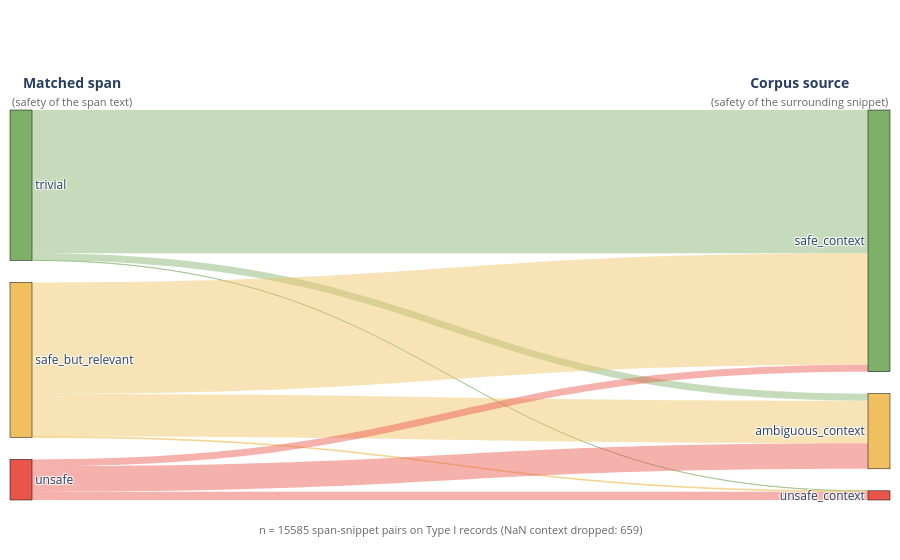

The notebook cell this image was saved under:
### Markdown cell above
### 2.2 — Sankey: span_safety_label × context_safety, restricted to Type I records

Same Sankey design as v1 Phase 4, but now restricted to Type I records (records that have ≥1 unsafe verbatim span). This zooms in on the "verbatim recall" path.

### Code cell
# Sankey restricted to Type I records
import plotly.graph_objects as go

labels_type1_filt = labels_type1.dropna(subset=['context_safety']).copy()
n_total_pairs = len(labels_type1_filt)
n_dropped = len(labels_type1) - n_total_pairs

print(f'Type I span-snippet pairs (with context_safety): {n_total_pairs}  (NaN dropped: {n_dropped})')

SPAN_ORDER = ['trivial', 'safe_but_relevant', 'unsafe']
CTX_ORDER  = ['safe_context', 'ambiguous_context', 'unsafe_context']

SPAN_COLORS = ['#7fb069', '#f0c060', '#e8554a']
CTX_COLORS  = ['#7fb069', '#f0c060', '#e8554a']

nodes       = SPAN_ORDER + CTX_ORDER
node_colors = SPAN_COLORS + CTX_COLORS

sources, targets, values, link_colors, link_pcts = [], [], [], [], []
for i, span_label in enumerate(SPAN_ORDER):
    for j, ctx_label in enumerate(CTX_ORDER):
        n = int(((labels_type1_filt['span_safety_label'] == span_label) &
                 (labels_type1_filt['context_safety']    == ctx_label)).sum())
        if n == 0:
            continue
        sources.append(i)
        targets.append(len(SPAN_ORDER) + j)
        values.append(n)
        link_pcts.append(round(n / n_total_pairs * 100, 2))
        h = SPAN_COLORS[i].lstrip('#')
        r, g, b = int(h[0:2], 16), int(h[2:4], 16), int(h[4:6], 16)
        link_colors.append(f'rgba({r},{g},{b},0.45)')

fig = go.Figure(data=[go.Sankey(
    arrangement='snap',
    node=dict(
        pad=22, thickness=22,
        line=dict(color='black', width=0.5),
        label=nodes, color=node_colors,
        hovertemplate='%{label}<br>%{value} pairs<extra></extra>',
    ),
    link=dict(
        source=sources, target=targets, value=values,
        color=link_colors, customdata=link_pcts,
        hovertemplate=(
            'span: %{source.label} → source: %{target.label}'
            '<br>count: %{value} (%{customdata}%)<extra></extra>'
        ),
    ),
)])

fig.update_layout(
    annotations=[
        dict(text='<b>Matched span</b><br><span style="font-size:11px;color:#666">(safety of the span text)</span>',
             x=0.0, y=1.10, xref='paper', yref='paper', xanchor='left', showarrow=False, font=dict(size=14)),
        dict(text='<b>Corpus source</b><br><span style="font-size:11px;color:#666">(safety of the surrounding snippet)</span>',
             x=1.0, y=1.10, xref='paper', yref='paper', xanchor='right', showarrow=False, font=dict(size=14)),
        dict(text=f'n = {n_total_pairs} span-snippet pairs on Type I records (NaN context dropped: {n_dropped})',
             x=0.5, y=-0.10, xref='paper', yref='paper', xanchor='center', showarrow=False,
             font=dict(size=11, color='#666')),
    ],
    margin=dict(t=110, b=60, l=10, r=10),
    height=560,
)
fig.show()

# Crosstab for reference
ct = (pd.crosstab(labels_type1_filt['span_safety_label'], labels_type1_filt['context_safety'])
        .reindex(SPAN_ORDER)[CTX_ORDER])
ct_pct = (ct / n_total_pairs * 100).round(2)
ct_combined = ct.astype(str) + ' (' + ct_pct.map(lambda v: f'{v:.2f}') + '%)'
print(f'\n----- (span_safety_label × context_safety) — count (pct of {n_total_pairs} Type I pairs) -----')
print(ct_combined.to_string())

### Figure 1 — Plotly figure (JSON) as saved in the notebook; plotly's stock layout.template omitted (floating-point values rounded to 4 significant figures)
{"data": [{"arrangement": "snap", "link": {"color": ["rgba(127,176,105,0.45)", "rgba(127,176,105,0.45)", "rgba(127,176,105,0.45)", "rgba(240,192,96,0.45)", "rgba(240,192,96,0.45)", "rgba(240,192,96,0.45)", "rgba(232,85,74,0.45)", "rgba(232,85,74,0.45)", "rgba(232,85,74,0.45)"], "customdata": [41.4, 2.06, 0.02, 32.25, 12.29, 0.25, 1.98, 7.37, 2.39], "hovertemplate": "span: %{source.label} → source: %{target.label}<br>count: %{value} (%{customdata}%)<extra></extra>", "source": [0, 0, 0, 1, 1, 1, 2, 2, 2], "target": [3, 4, 5, 3, 4, 5, 3, 4, 5], "value": [6452, 321, 3, 5026, 1915, 39, 309, 1148, 372]}, "node": {"color": ["#7fb069", "#f0c060", "#e8554a", "#7fb069", "#f0c060", "#e8554a"], "hovertemplate": "%{label}<br>%{value} pairs<extra></extra>", "label": ["trivial", "safe_but_relevant", "unsafe", "safe_context", "ambiguous_context", "unsafe_context"], "line": {"color": "black", "width": 0.5}, "pad": 22, "thickness": 22}, "type": "sankey"}], "layout": {"annotations": [{"font": {"size": 14}, "showarrow": false, "text": "<b>Matched span</b><br><span style=\"font-size:11px;color:#666\">(safety of the span text)</span>", "x": 0, "xanchor": "left", "xref": "paper", "y": 1.1, "yref": "paper"}, {"font": {"size": 14}, "showarrow": false, "text": "<b>Corpus source</b><br><span style=\"font-size:11px;color:#666\">(safety of the surrounding snippet)</span>", "x": 1, "xanchor": "right", "xref": "paper", "y": 1.1, "yref": "paper"}, {"font": {"color": "#666", "size": 11}, "showarrow": false, "text": "n = 15585 span-snippet pairs on Type I records (NaN context dropped: 659)", "x": 0.5, "xanchor": "center", "xref": "paper", "y": -0.1, "yref": "paper"}], "height": 560, "margin": {"b": 60, "l": 10, "r": 10, "t": 110}}}
